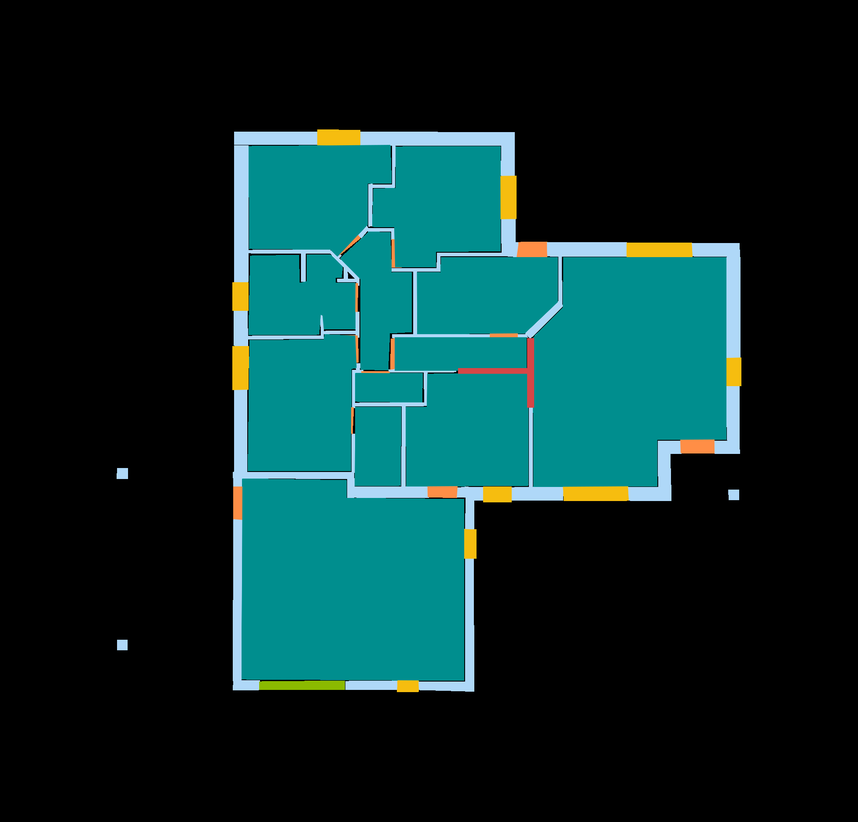
#> input picture floor-plan-dataset/y/1 (2).png, 858 x 822 px, shrunk from 1950 x 1867 before the run
$ python -i image_processor.py   (imports and definitions only)
#> lines starting #> are read from the running program, lines starting #| are printed output that depends on the picture; after the words box and inside, x2 and y2 are one past the last pixel; in counts of white or black regions, pixels touching at a corner belong together
import cv2
import numpy as np
from skimage import measure, morphology

def process_image_to_layout(image_path, target_size=20):
    """Convert uploaded floor plan image to structured layout grid"""
#> called with image_path = 'floor-plan-dataset/y/1 (2).png', target_size = 20
    try:
        # Read and preprocess image
        img = cv2.imread(image_path)
#> img is the input picture: shape (822, 858, 3); mean B, G, R 43.1, 43.8, 9.7
        if img is None:
            raise ValueError("Could not read image file")

        # Convert to grayscale
        gray = cv2.cvtColor(img, cv2.COLOR_BGR2GRAY)

        # Enhance contrast
        gray = cv2.equalizeHist(gray)
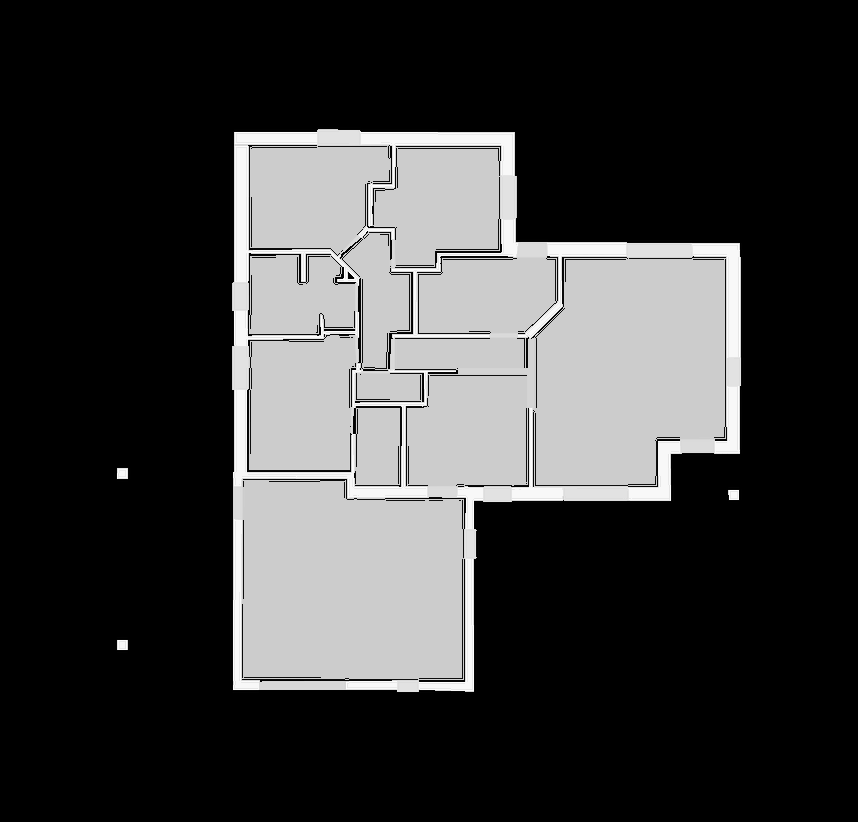
#> gray: shape (822, 858); min 0, max 255, mean 58.5

        # Apply Gaussian blur to reduce noise
        blurred = cv2.GaussianBlur(gray, (5, 5), 0)

        # Edge detection with Canny
        edges = cv2.Canny(blurred, 50, 150)
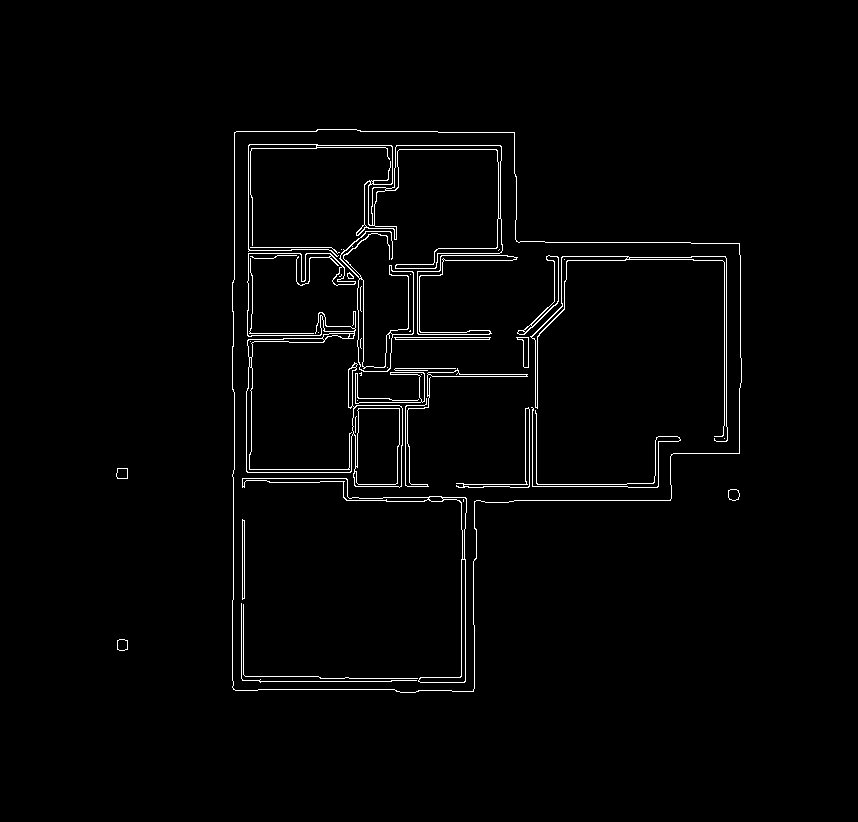
#> edges: shape (822, 858); 1.8% white in thin lines or dots, all inside (x1, y1, x2, y2) = (116, 129, 742, 693)

        # Morphological operations to close gaps
        kernel = cv2.getStructuringElement(cv2.MORPH_RECT, (3, 3))
        edges = cv2.morphologyEx(edges, cv2.MORPH_CLOSE, kernel)
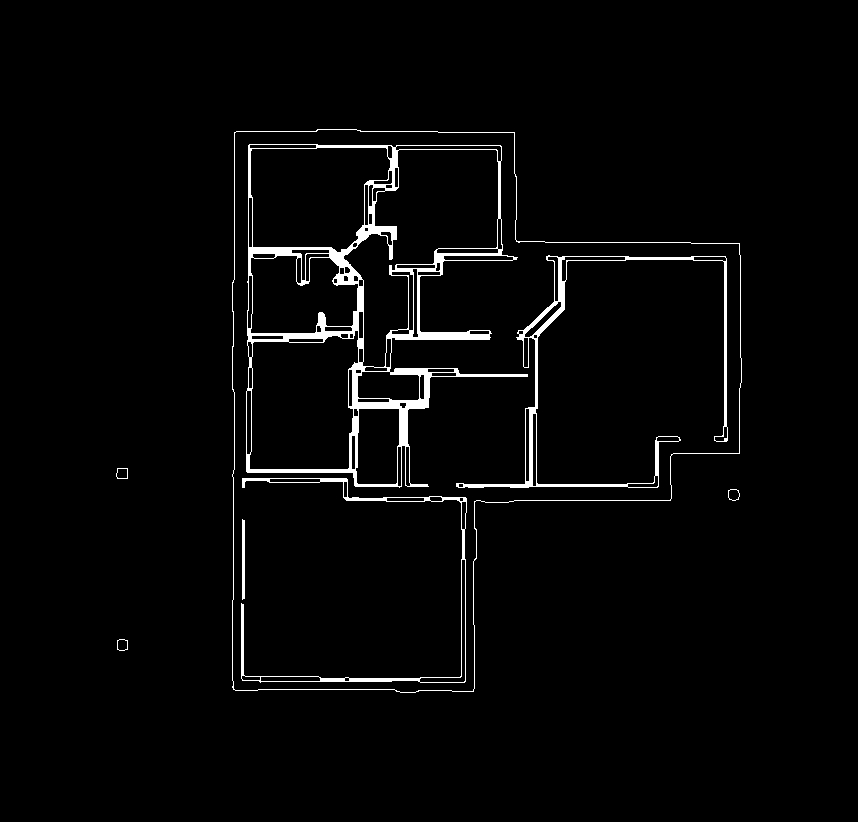
#> edges: shape (822, 858); 2.6% white; 8 white regions

        # Find contours for room detection
        contours, _ = cv2.findContours(edges, cv2.RETR_EXTERNAL, cv2.CHAIN_APPROX_SIMPLE)
#> contours = 4 contours; box (x1, y1, x2, y2) and area: (232, 129, 742, 693) 204476, (116, 468, 128, 479) 104, (728, 489, 740, 501) 104, (117, 639, 128, 651) 102

        # Create initial layout grid
        layout = np.zeros((target_size, target_size), dtype=np.uint8)

        # Scale factor for converting image coordinates to grid coordinates
        scale_x = target_size / img.shape[1]
#> scale_x = 0.0233
        scale_y = target_size / img.shape[0]
#> scale_y = 0.0243

        # Mark walls (edges)
        for y in range(edges.shape[0]):
            for x in range(edges.shape[1]):
                if edges[y, x] > 0:
                    grid_x = int(x * scale_x)
                    grid_y = int(y * scale_y)
                    if 0 <= grid_x < target_size and 0 <= grid_y < target_size:
                        layout[grid_y, grid_x] = 1  # Wall
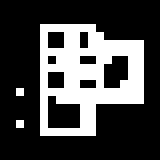
#> layout: shape (20, 20) (shown 8 times larger); values 0 (black) and 1 (white), 27.8% white in thin lines or dots, all inside (x1, y1, x2, y2) = (2, 3, 18, 17)

        # Mark rooms from large contours
        min_room_area = (target_size * target_size) * 0.05  # 5% of total area

        for contour in contours:
            area = cv2.contourArea(contour)
            if area * scale_x * scale_y > min_room_area:
                # Create mask for this room
                mask = np.zeros_like(gray)
                cv2.fillPoly(mask, [contour], 255)

                # Convert room to grid coordinates
                for y in range(mask.shape[0]):
                    for x in range(mask.shape[1]):
                        if mask[y, x] > 0:
                            grid_x = int(x * scale_x)
                            grid_y = int(y * scale_y)
                            if (0 <= grid_x < target_size and 0 <= grid_y < target_size and
                                layout[grid_y, grid_x] == 0):  # Not already a wall
                                layout[grid_y, grid_x] = 2  # Room
#> this loop made 4 passes
#> area on passes 1 to 4: 102, 103.5, 104, 204476
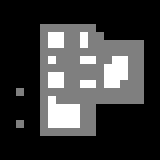
#> layout: shape (20, 20) (shown 8 times larger); 9.5% of pixels changed, all inside (x1, y1, x2, y2) = (6, 4, 16, 16); drawn with min black and max white
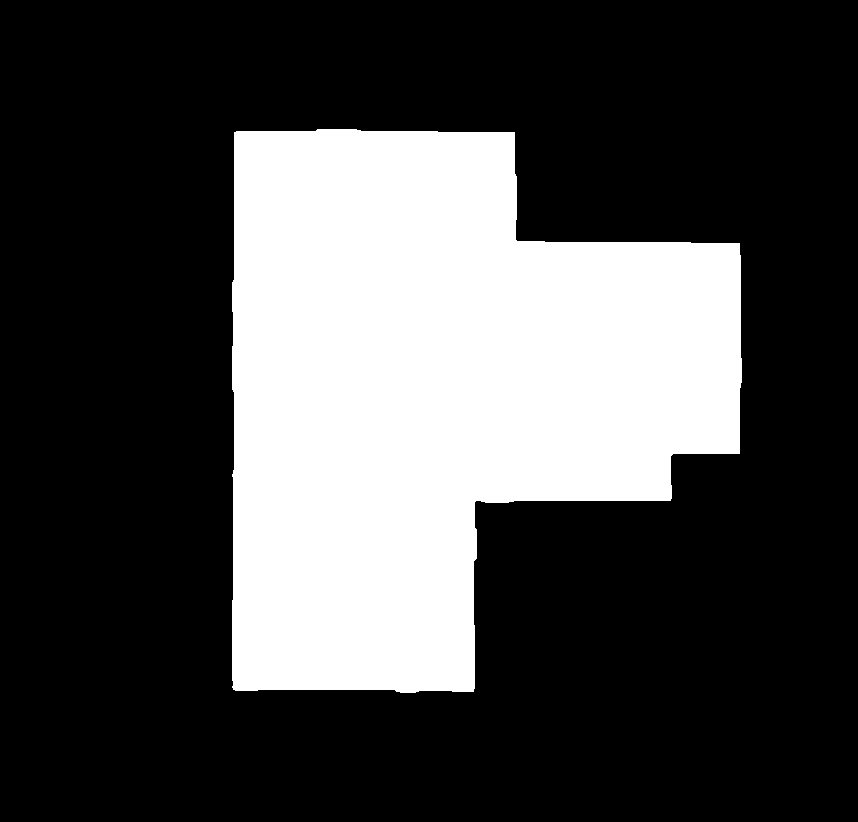
#> mask: shape (822, 858); 29.1% white; 1 white region, box (x1, y1, x2, y2) and area: (232, 129, 742, 693) 205535

        # Ensure border walls
        layout[0, :] = 1
#> layout: shape (20, 20); 5% of pixels changed, all inside (x1, y1, x2, y2) = (0, 0, 20, 1)
        layout[-1, :] = 1
#> layout: shape (20, 20); min 0, max 2, mean 0.568
        layout[:, 0] = 1
#> layout: shape (20, 20); min 0, max 2, mean 0.613
        layout[:, -1] = 1
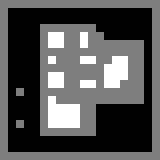
#> layout: shape (20, 20) (shown 8 times larger); min 0, max 2, mean 0.657; drawn with min black and max white

        return layout

    except Exception as e:
        print(f"Image processing error: {e}")
        # Return default 20x20 layout on error
        default_layout = np.zeros((target_size, target_size), dtype=np.uint8)
        default_layout[0, :] = 1
        default_layout[-1, :] = 1
        default_layout[:, 0] = 1
        default_layout[:, -1] = 1
        return default_layout

def enhance_layout_quality(layout):
    """Post-process layout to improve quality"""
    # Remove small isolated pixels
    cleaned = morphology.remove_small_objects(layout.astype(bool), min_size=3)
    layout = layout * cleaned

    # Fill small holes in rooms
    layout = morphology.remove_small_holes(layout.astype(bool), area_threshold=2)

    return layout.astype(np.uint8)

>>> result = process_image_to_layout('floor-plan-dataset/y/1 (2).png')

$ run again, on floor-plan-dataset/y/10 (2).png
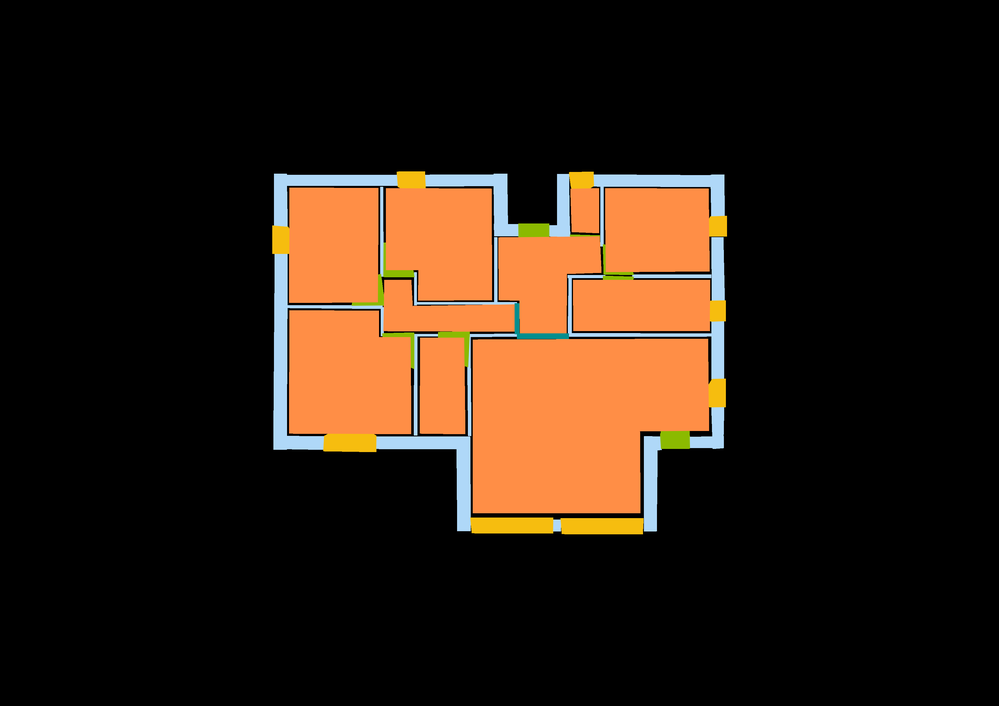
#> input picture floor-plan-dataset/y/10 (2).png, 999 x 706 px, shrunk from 3508 x 2480 before the run
#> in process_image_to_layout, img is the input picture: shape (706, 999, 3); mean B, G, R 17.3, 29.1, 44.8
#> in process_image_to_layout, `edges = cv2.morphologyEx(edges, cv2.MORPH_CLOSE, kernel)`:
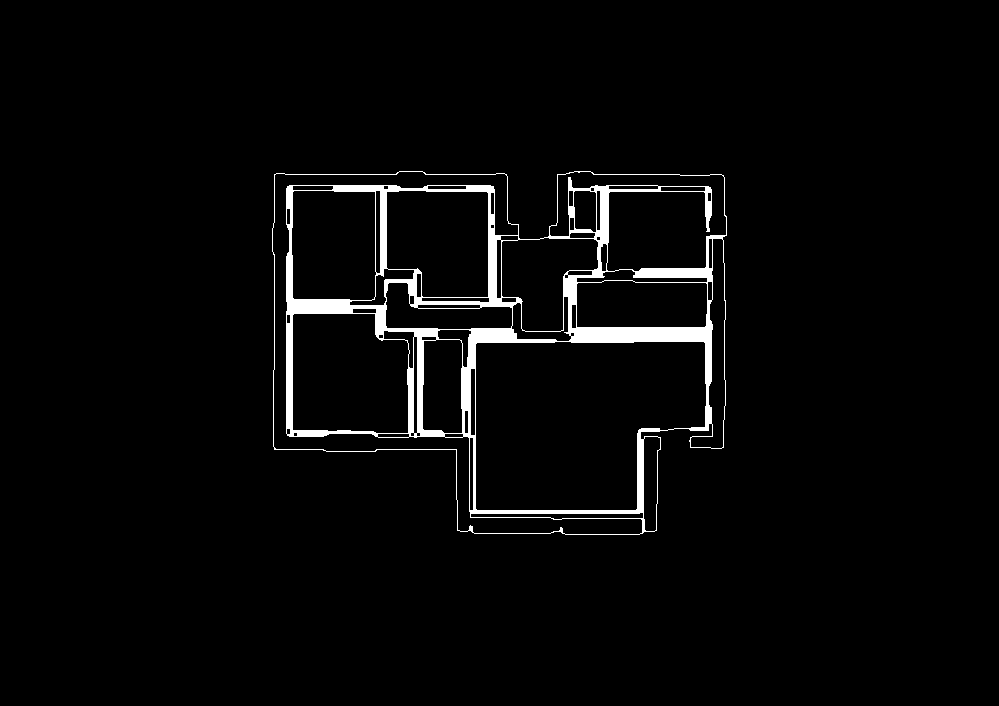
#> edges: shape (706, 999); 3% white; 1 white region
#> contours = 1 contour; box (x1, y1, x2, y2) and area: (272, 171, 727, 535) 137085
#> the loop in process_image_to_layout, `for contour in contours:` made 1 pass
#> area on pass 1: 137085
#> in process_image_to_layout, `layout[:, -1] = 1`:
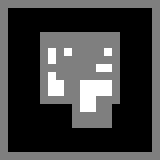
#> layout: shape (20, 20) (shown 8 times larger); min 0, max 2, mean 0.51; drawn with min black and max white
